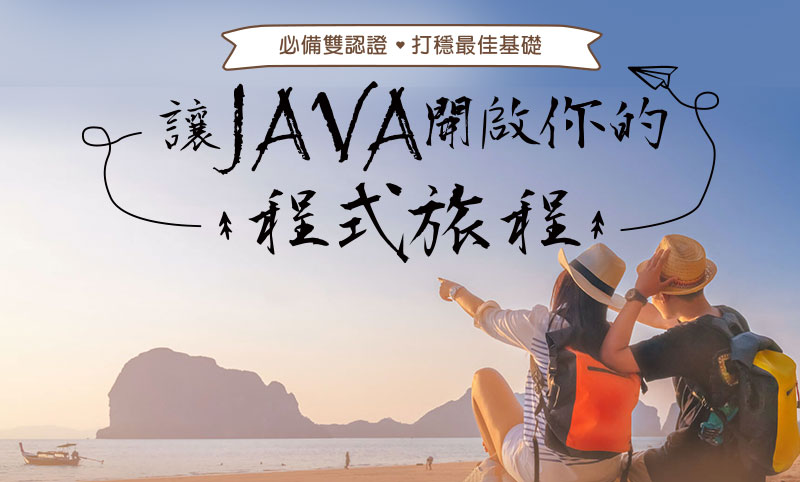
#> input picture images/bg1.jpg, 800 x 482 px
$ python demo7.py
#> lines starting #> are read from the running program, lines starting #| are printed output that depends on the picture
import cv2
import matplotlib.pyplot as plt

IMAGE1='images/bg1.jpg'
orginalImage=cv2.imread(IMAGE1, -1)
#> orginalImage is the input picture: shape (482, 800, 3); mean B, G, R 175.8, 168.6, 175.1
text1="original image"
text2="我是中文"
cv2.putText(orginalImage,text1,(50,50),cv2.FONT_HERSHEY_SIMPLEX,
            2, (250,0,0), thickness=2, lineType=cv2.LINE_AA)
cv2.putText(orginalImage,text2,(50,200),cv2.FONT_HERSHEY_SIMPLEX,
            2, (0,250,0), thickness=2, lineType=cv2.LINE_AA)
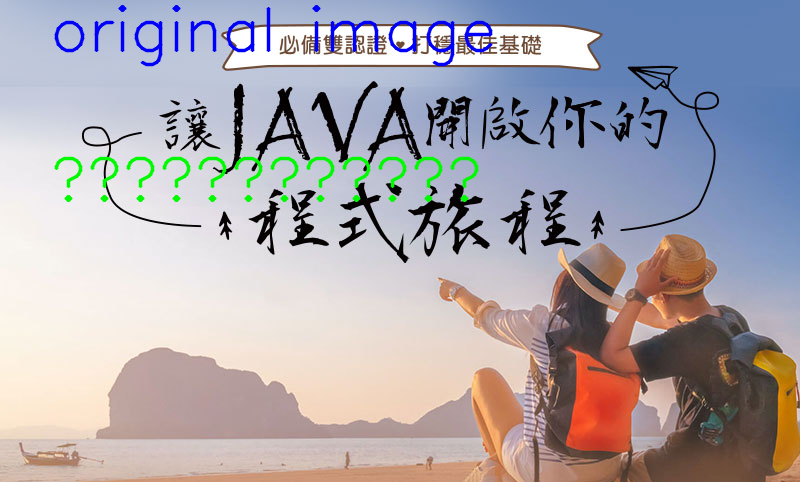
#> orginalImage: shape (482, 800, 3); mean B, G, R 174.6, 167.2, 171.8
plt.imshow(orginalImage[:,:,::-1])
plt.title("origianl figure")
plt.show()
